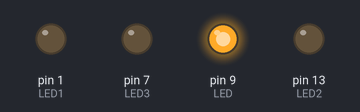
Simulated run of this sketch. Board: Arduino Uno, built with avr-gcc and run on an emulated ATmega328P. Parts: output pins drawn as LEDs (lit = HIGH).

Above: at 0.1 s.
At 0.7 s:
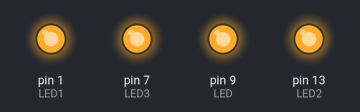
At 1.1 s:
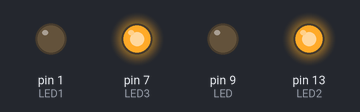
At 1.5 s:
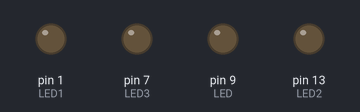
At 2.5 s:
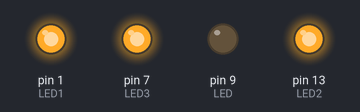
At 3.5 s:
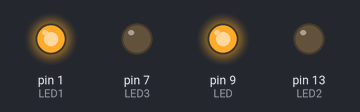
Timing chart, 0 to 3.8 s (numbered marks = the images above):
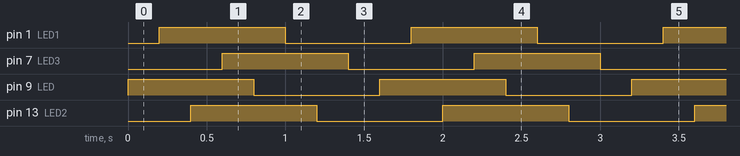

Measured:
- by itself, pin 1 (LED1), pin 7 (LED3), pin 9 (LED), pin 13 (LED2): alternates HIGH for 0.80 s and LOW for 0.80 s
- by itself, everything shown: repeats every 1.6 s, in 8 steps

The sketch:

pisca-pisca.ino
```cpp
int LED = 9;
int LED1 = 1;
int LED2 = 13;
int LED3 = 7;

void setup()
{
  pinMode(LED, OUTPUT);
  pinMode(LED1, OUTPUT);
  pinMode(LED2, OUTPUT);
  pinMode(LED3, OUTPUT);
}

void loop()
{
  digitalWrite(LED, HIGH);
  delay(200);
  digitalWrite(LED1, HIGH);
  delay(200);
  digitalWrite(LED2, HIGH);
  delay(200);
  digitalWrite(LED3, HIGH);
  delay(200);
  digitalWrite(LED, LOW);
  delay(200);
  digitalWrite(LED1, LOW);
  delay(200);
  digitalWrite(LED2, LOW);
  delay(200);
  digitalWrite(LED3, LOW);
  delay(200);
}
```
